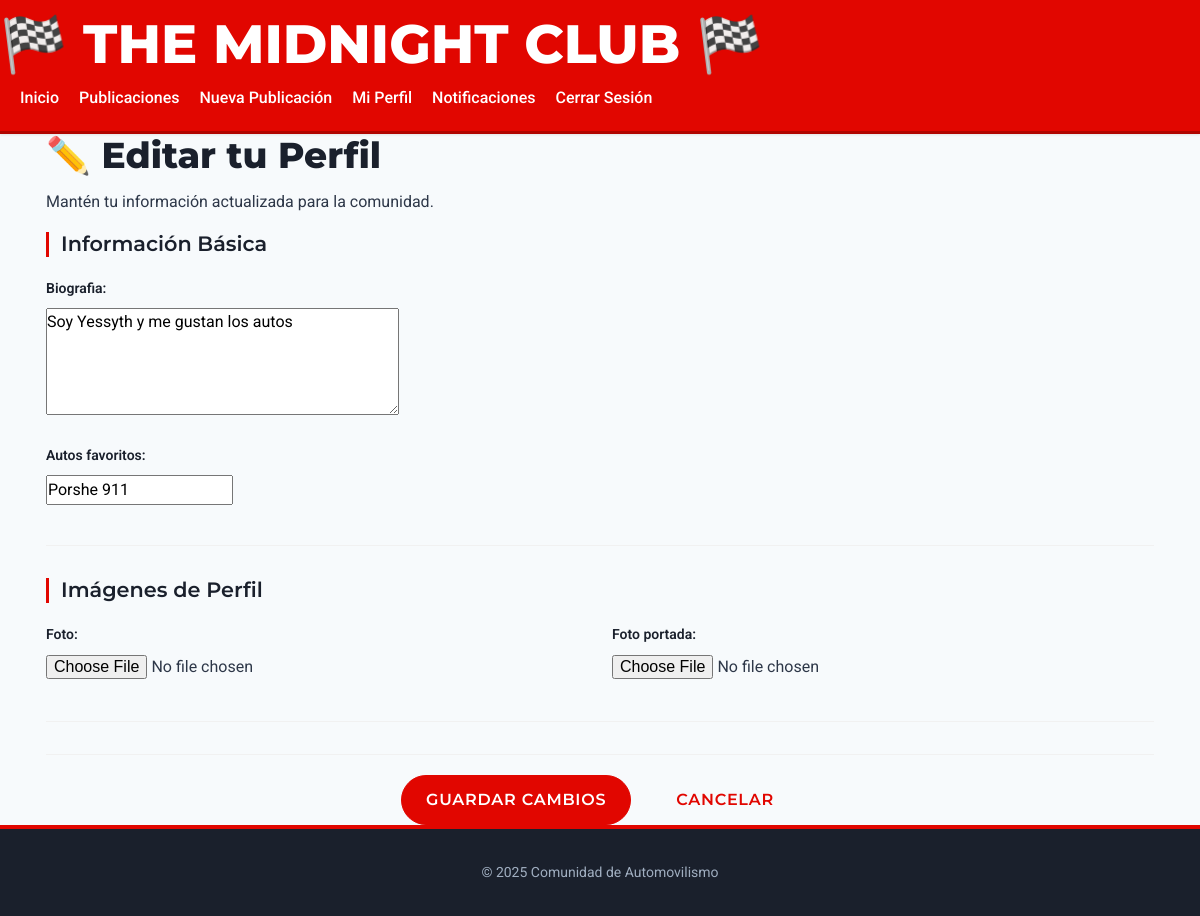
Screenshot of /perfil/editar/ (signed in) with the database file from the repository.
### usuarios/models.py (models this page shows, shortened)
class Perfil(models.Model):
    user = models.OneToOneField(User, on_delete=models.CASCADE)
    biografia = models.TextField(blank=True, null=True)
    foto = models.ImageField(upload_to='fotos_perfil/', blank=True, null=True, default='fotos_perfil/default.png')
    autos_favoritos = models.CharField(max_length=200, blank=True, null=True)
    foto_portada = models.ImageField(upload_to='fotos_portada/', blank=True, null=True)

### usuarios/views.py (the view)
# urls.py: path('perfil/editar/', views.editar_perfil, name='editar_perfil'),
@login_required
def editar_perfil(request):
    perfil_obj, creado = Perfil.objects.get_or_create(user=request.user)
    if request.method == 'POST':
        form = PerfilForm(request.POST, request.FILES, instance=perfil_obj)
        if form.is_valid():
            form.save()
            return redirect('perfil') # Cambiado de 'inicio' a 'perfil'
    else:
        form = PerfilForm(instance=perfil_obj)
    return render(request, 'usuarios/editar_perfil.html', {'form': form})

### usuarios/forms.py
class PerfilForm(forms.ModelForm):
    class Meta:
        model = Perfil
        fields = ['foto', 'biografia', 'autos_favoritos', 'foto_portada']
        widgets = {
            'biografia': forms.Textarea(attrs={'rows': 4}),
            'autos_favoritos': forms.TextInput(attrs={'placeholder': 'Ej: Ferrari, Lamborghini, McLaren'})
        }

### notificaciones/context_processors.py (called while the page is built)
def contador_notificaciones_no_leidas(request):
    if request.user.is_authenticated:
        count = Notificacion.objects.filter(destinatario=request.user, leida=False).count()
        return {'notificaciones_no_leidas_count': count}
    return {}

### usuarios/templates/usuarios/editar_perfil.html (shortened to what this page needs)
{% extends 'base.html' %}
{% load static %}
{% block content %}
<div class="edit-profile-page container">
    <div class="edit-profile-card">
        <h1 class="page-title">✏️ Editar tu Perfil</h1>
        <p class="page-subtitle">Mantén tu información actualizada para la comunidad.</p>
        <form method="post" enctype="multipart/form-data" novalidate>
            <div class="form-section">
                <h2 class="form-section-title">Información Básica</h2>
                <div class="form-group">
                    {{ form.biografia.label_tag }}
                    {{ form.biografia }}
                </div>
                <div class="form-group">
                    {{ form.autos_favoritos.label_tag }}
                    {{ form.autos_favoritos }}
                </div>
            </div>
            <div class="form-section">
                <h2 class="form-section-title">Imágenes de Perfil</h2>
                <div class="image-upload-fields">
                    <div class="form-group image-field-group">
                        {{ form.foto.label_tag }}
                        {{ form.foto }}
                    </div>
                    <div class="form-group image-field-group">
                        {{ form.foto_portada.label_tag }}
                        {{ form.foto_portada }}
                    </div>
                </div>
            </div>
            <div class="form-actions">
                <button type="submit" class="btn btn-primary btn-lg">Guardar Cambios</button>
                <a href="{% url 'perfil' %}" class="btn btn-outline-secondary btn-lg">Cancelar</a>
            </div>
        </form>
    </div>
</div>
{% endblock %}

### rows the page displays
Perfil: biografia "Soy Yessyth y me gustan los autos", autos_favoritos "Porshe 911"
